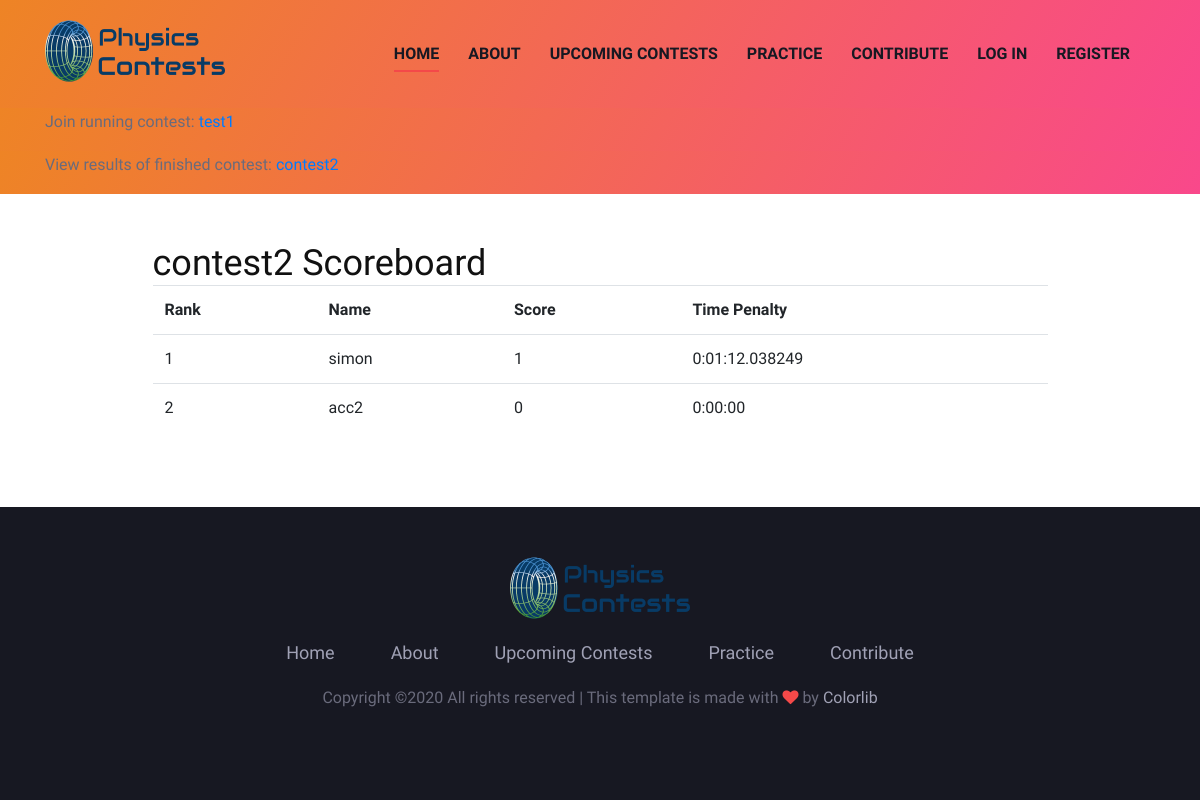
/contests/scoreboard/3, run on the app's committed database.
### physicscontests/models.py (models this page shows, shortened)
class Contest(db.Model):
	id = db.Column(db.Integer,primary_key=True)
	name = db.Column(db.String(40), unique=True, nullable=False, default=f"Physicscontest #{id}")
	description = db.Column(db.Text)
	start = db.Column(db.DateTime, nullable=False)
	end = db.Column(db.DateTime, nullable=False)
	tasks = db.relationship('Task', backref='contest')
	creator_id = db.Column(db.Integer, db.ForeignKey('user.id'))

class User(UserMixin, db.Model):
	id = db.Column(db.Integer,primary_key=True)
	username = db.Column(db.String(20), unique=True, nullable=False)
	email = db.Column(db.String(120), unique=True, nullable=False)
	image_file = db.Column(db.String(200), nullable=False, default="default.jpg")
	password = db.Column(db.String(60), nullable=False)
	contests_created = db.relationship('Contest', backref='creator')
	created = db.relationship('Task', backref='author')
	solved = db.relationship('Solved_by', back_populates="solved_by_users")
	participated_in = db.relationship('Contest', secondary=participation, backref=db.backref("participants", lazy="dynamic"))
	placements = db.relationship('Contest', secondary=placement, backref=db.backref("standings", lazy="dynamic"))

### physicscontests/routes.py (the view)
@app.route("/contests/scoreboard/<int:contestID>")
def contest_scoreboard(contestID):#inefficient, must be changed if there are many participants in one contest
	contest = Contest.query.filter_by(id=contestID).first()
	if datetime.now() > contest.end:
		task_ids = [task.id for task in contest.tasks]
		scores = []
		participants = User.query.filter(User.participated_in.any(Contest.id == contest.id)).all()
		for participant in participants:
			contest_tasks_solved = []
			solves = Solved_by.query.filter_by(solved_by_users=participant).all()
			for i in range(len(solves)):
				task = solves[i].solved
				if task.id in task_ids and solves[i].timestamp < contest.end:
					contest_tasks_solved.append((task,solves[i].timestamp))
			score = 0
			latest_answer = timedelta(0)
			for task,time in contest_tasks_solved:
				score += task.difficulty
				latest_answer = max(latest_answer, time - contest.start)
			scores.append((score, latest_answer, participant.username))
		scores.sort(key=lambda k: (-k[0], k[1]))
		rank = 1
		scoreboard = []
		for i, score_user in enumerate(scores):
			scoreboard.append((rank, score_user[2], score_user[0], score_user[1]))
			rank += 1
		return render_template("scoreboard.html", contest=contest, scoreboard=scoreboard)
	else:
		flash("Contest is not over yet.")
		return redirect(url_for("home"))

### physicscontests/__init__.py (called while the page is built)
def get_important_announcements():#should only be triggered once if there is something important
	announcements = []
	return announcements

def get_running_contests():
	contests_running = Contest.query.filter(Contest.start <= datetime.now()).filter(Contest.end > datetime.now()).all()
	return contests_running

def get_finished_contests():
	contests_finished = Contest.query.filter(Contest.end <= datetime.now()).filter(Contest.end > datetime.now() - timedelta(hours=2)).all()
	return contests_finished

### physicscontests/templates/scoreboard.html
{% extends 'base.html' %}
{% block body %}
<div class="container mt-5 mb-5">
	<div class="col-lg-10 center-form">
		<h2>{{ contest.name }} Scoreboard</h2>
		<table class="table">
			<tr>
				<th scope="col">Rank</th>
				<th scope="col">Name</th>
				<th scope="col">Score</th>
				<th scope="col">Time Penalty</th>
			</tr>
			{% for row in scoreboard %}
				<tr>
					<td>{{ row[0] }}</td>
					<td>{{ row[1] }}</td>
					<td>{{ row[2] }}</td>
					<td>{{ row[3] }}</td>
				</tr>
			{% endfor %}
		</table>
	</div>
</div>
{% endblock %}

### physicscontests/templates/base.html (shortened to what this page needs)
<!DOCTYPE html>
<html lang="zxx">
<head>
    <link rel="stylesheet" href="{{ url_for('static', filename='css/bootstrap.min.css') }}" type="text/css">
    <link rel="stylesheet" href="{{ url_for('static', filename='css/font-awesome.min.css') }}" type="text/css">
    <link rel="stylesheet" href="{{ url_for('static', filename='css/elegant-icons.css') }}" type="text/css">
    <link rel="stylesheet" href="{{ url_for('static', filename='css/owl.carousel.min.css') }}" type="text/css">
    <link rel="stylesheet" href="{{ url_for('static', filename='css/magnific-popup.css') }}" type="text/css">
    <link rel="stylesheet" href="{{ url_for('static', filename='css/slicknav.min.css') }}" type="text/css">
    <link rel="stylesheet" href="{{ url_for('static', filename='css/style.css') }}" type="text/css">
</head>
<body>
    <header class="header-section bg-gradient">
        <div class="container">
            <div class="logo">
                <a href="{{ url_for('home') }}">
                    <img src="{{ url_for('static', filename='new_img/logo1.png') }}" alt="">
                </a>
            </div>
            <div class="nav-menu">
                <nav class="mainmenu mobile-menu">
                    <ul>
                        <li class="active"><a href="{{ url_for('home') }}">Home</a></li>
                        <li><a href="{{ url_for('about') }}">About</a></li>
                        <li><a href="{{ url_for('upcoming_contests') }}">Upcoming Contests</a></li>
                        <li><a href="{{ url_for('practice') }}">Practice</a>
                        </li>
                        {% if current_user.is_authenticated %}
                            <li><a href="{{ url_for('contribute') }}">Contribute</a>
                                <ul class="dropdown">
                                    <li><a href="{{ url_for('create_task') }}">Create Task</a></li>
                                    <li><a href="{{ url_for('create_contest') }}">Create Contest</a></li>
                                </ul>
                            </li>
                            <li><a href="{{ url_for('account') }}">Account</a></li>
                            <li><a href="{{ url_for('logout') }}">Log out</a></li>
                        {% else %}
                            <li><a href="{{ url_for('contribute') }}">Contribute</a></li>
                            <li><a href="{{ url_for('login') }}">Log In</a></li>
                            <li><a href="{{ url_for('register') }}">Register</a></li>
                        {% endif %}
                    </ul>
                </nav>
            </div>
        </div>
    </header>
    {% with running_cs = get_running_contests() %}
        {% if running_cs %}
            <header class="header-section bg-gradient">
                <div class="container">
                    {% for contest in running_cs %}
                        <div class="row center-form"><p>Join running contest: <a href="{{ url_for('view_contest', contestID=contest.id) }}">{{ contest.name }}</a></p></div>
                    {% endfor %}
                </div>
            </header>
        {% endif %}
    {% endwith %}
    {% with finished_cs = get_finished_contests() %}
        {% if finished_cs %}
            <header class="header-section bg-gradient">
                <div class="container">
                    {% for contest in finished_cs %}
                        <div class="row center-form"><p>View results of finished contest: <a href="{{ url_for('contest_scoreboard', contestID=contest.id) }}">{{ contest.name }}</a></p></div>
                    {% endfor %}
                </div>
            </header>
        {% endif %}
    {% endwith %}
    {% block body %}{% endblock %}
    <footer class="footer-section">
        <div class="container">
            <div class="row">
                <div class="col-lg-12">
                    <div class="footer-text">
                        <div class="ft-logo">
                            <a href="#" class="footer-logo"><img src="{{ url_for('static', filename='new_img/logo1.png') }}" alt=""></a>
                        </div>
                        <ul>
                            <li><a href="{{ url_for('home') }}">Home</a></li>
                            <li><a href="{{ url_for('about') }}">About</a></li>
                            <li><a href="{{ url_for('upcoming_contests') }}">Upcoming Contests</a></li>
                            <li><a href="{{ url_for('practice') }}">Practice</a></li>
                            <li><a href="{{ url_for('contribute') }}">Contribute</a></li>
                        </ul>
                        <div class="copyright-text"><p>
  Copyright &copy;<script>document.write(new Date().getFullYear());</script> All rights reserved | This template is made with <i class="fa fa-heart" aria-hidden="true"></i> by <a href="https://colorlib.com" target="_blank">Colorlib</a>
  </p></div>
                    </div>
                </div>
            </div>
        </div>
    </footer>
</body>
</html>

### physicscontests/static/css/style.css (style rules this page uses)
.center-form { margin-left: auto; margin-right: auto; }
html, body { height:100%; margin:0; }
body { display:flex; flex-direction:column; }
footer { margin-top:auto; }
html, body { height: 100%; font-family: "Work Sans", sans-serif; -webkit-font-smoothing: antialiased; font-smoothing: antialiased; }
h1, h2, h3, h4, h5, h6 { margin: 0; color: #111111; font-weight: 400; font-family: "Work Sans", sans-serif; }
h2 { font-size: 36px; }
p { font-size: 16px; font-family: "Work Sans", sans-serif; color: #6a6b7c; font-weight: 400; line-height: 28px; margin: 0 0 15px 0; }
img { max-width: 100%; }
ul, ol { padding: 0; margin: 0; }
.bg-gradient, .bd-text .bd-tag-share .s-share a:hover, .bh-text .play-btn, .schedule-table-tab .nav-tabs .nav-item .nav-link.active, .newslatter-inner .ni-form button, .latest-item .li-tag, .price-item .price-btn:hover, .price-item .pi-price, .price-item .tr-tag, .schedule-tab .nav-tabs .nav-item .nav-link.active, .site-btn { background-image: -o-linear-gradient(330deg, #ee8425 0%, #f9488b 100%), -o-linear-gradient(330deg, #ee8425 0%, #f9488b 100%); background-image: linear-gradient(120deg, #ee8425 0%, #f9488b 100%), linear-gradient(120deg, #ee8425 0%, #f9488b 100%); }
.header-section { display: -webkit-box; display: -ms-flexbox; display: flex; }
.logo { float: left; padding-top: 20px; padding-bottom: 20px; }
.logo a { display: inline-block; }
.nav-menu { float: right; }
.nav-menu .mainmenu { display: inline-block; }
.nav-menu .mainmenu ul li { display: inline-block; list-style: none; margin-right: 40px; position: relative; }
.nav-menu .mainmenu ul li.active a:after { opacity: 1; }
.nav-menu .mainmenu ul li a { font-size: 16px; color: #171822; text-transform: uppercase; font-weight: 600; padding: 42px 0; position: relative; display: inline-block; }
.nav-menu .mainmenu ul li a:after { position: absolute; left: 0; bottom: 36px; height: 2px; width: 100%; background: #F44949; content: ""; opacity: 0; -webkit-transition: all 0.3s; -o-transition: all 0.3s; transition: all 0.3s; }
.footer-section { background: #171822; padding-top: 50px; padding-bottom: 60px; }
.footer-text { text-align: center; }
.footer-text .ft-logo { margin-bottom: 20px; }
.footer-text .ft-logo a { display: inline-block; }
.footer-text ul { margin-bottom: 18px; }
.footer-text ul li { list-style: none; display: inline-block; margin-right: 52px; }
.footer-text ul li:last-child { margin-right: 0; }
.footer-text ul li a { font-size: 18px; color: #a0a1b5; display: inline-block; -webkit-transition: all 0.3s; -o-transition: all 0.3s; transition: all 0.3s; }
.footer-text .copyright-text { font-size: 14px; color: #a0a1b5; margin-bottom: 28px; }
.footer-text .copyright-text i { color: #f44949; }
.footer-text .copyright-text a { color: #a0a1b5; }
@media only screen and (min-width: 992px) and (max-width: 1299px) { .nav-menu .mainmenu ul li { margin-right: 25px; } }

### data on the page
Contest: name "test1"
Contest: name "contest2"
User: id "1", username "simon", row "0:01:12.038249"
User: id "2", username "acc2", row "0", row "0:00:00"
